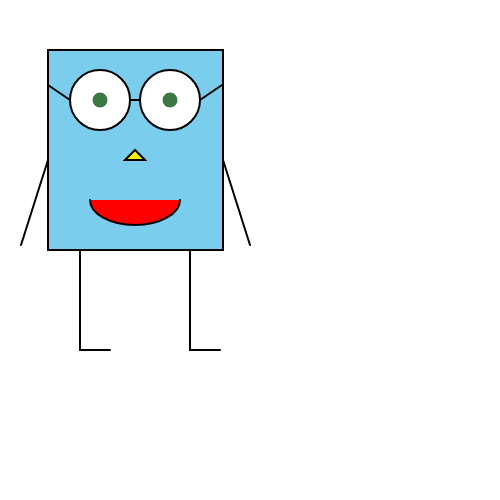
Frame 1 (no input)
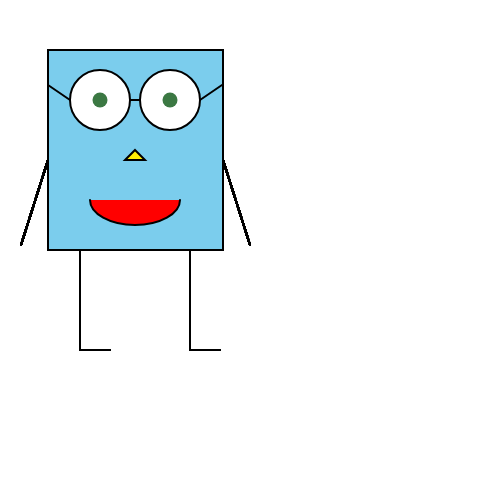
Frame 60 (no input)
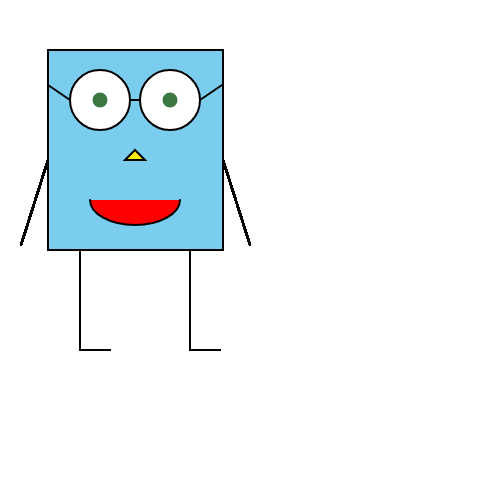
Frame 120 (the mouse pressed at the canvas centre since frame 60)

The p5.js sketch that drew these frames (run headless with seeded random() and noise() and a simulated clock; from frame 60 on, the mouse is pressed at the canvas centre):

// p5.js sketch
// ── sketch.js
var eyeSize=60;
var pupil=15;
var glasses=85;
var leg=350;
var arm=245;

function setup() {
  // put setup code here
  createCanvas(500,500);
  background(255,255,255);
}


function draw() {
  // put drawing code here
  strokeWeight(2);
  fill(123, 205, 237);
  rect(48,50,175,200);//mouth, x,y,l,w
  fill("white");
  ellipse(100,100,eyeSize,eyeSize);//left eye

  ellipse(170,100,eyeSize,eyeSize); //right eye
  fill(59, 120, 67);
  strokeWeight(0);
  ellipse(100,100,pupil,pupil);//left pupil

  ellipse(170,100,pupil,pupil); //right pupil
  strokeWeight(2);
  line(130,100,140,100); //glasses middle
  line(70,100,48,glasses); //left glasses
  line(200,100,222,glasses);


  strokeWeight(2);
  fill(255,0,0);
  arc(135,200,90,50,0,PI); //x,y,l,w,starting point,ending point (pi)

  //width and height
  //console.log("width" + width);
  //console.log("height" + height);
  fill(255, 238, 5);
  triangle(270/2,300/2,270/2 + 10, 300/2 + 10, 270/2 - 10, 300/2 + 10);

  line(80,250,80,leg); //left leg
  line(190,250,190,leg); //right leg
  line(80,350,110,leg); //left foot
  line(190,350,220,leg); //right foot
  line(223, 160, 250, arm); //right arm
  line(48,160,21,arm); //left arm
}
